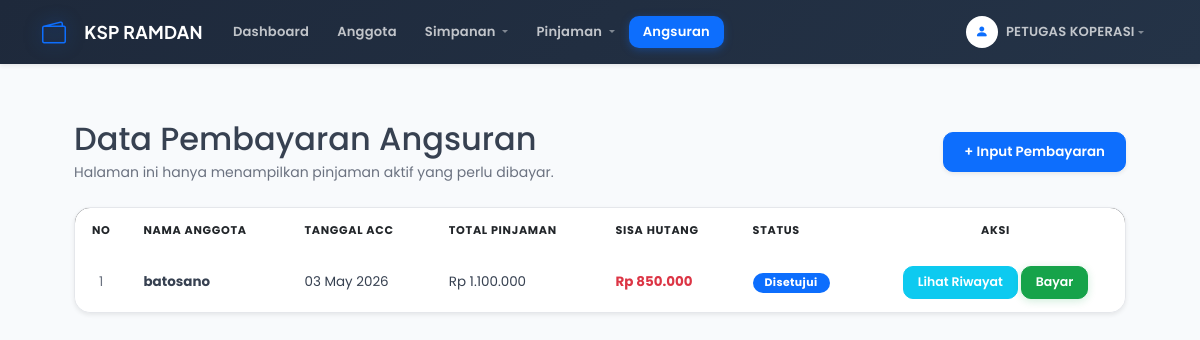
The page /data_angsuran.php (signed in) on the database its author committed.
### tables this page shows
CREATE TABLE `tb_pinjaman_ramdan` (
  `id_pinjaman` int(11) NOT NULL,
  `id_anggota` int(11) NOT NULL,
  `jumlah_pinjaman` decimal(15,2) NOT NULL,
  `bunga` decimal(5,2) NOT NULL,
  `lama_pinjaman` int(11) NOT NULL,
  `total_pinjaman` decimal(15,2) NOT NULL,
  `sisa_pinjaman` int(11) DEFAULT NULL,
  `status_pinjaman` enum('Diajukan','Disetujui','Lunas') DEFAULT 'Diajukan',
  `tanggal_pinjaman` date NOT NULL
);

CREATE TABLE `tb_anggota_ramdan` (
  `id_anggota` int(11) NOT NULL,
  `nama` varchar(100) NOT NULL,
  `alamat` text DEFAULT NULL,
  `no_hp` varchar(20) DEFAULT NULL,
  `tanggal_daftar` date NOT NULL
);

### functions.php (called while the page is built, shortened)
<?php
function rupiah($angka) {
    return "Rp " . number_format($angka, 0, ',', '.');
}
?>

### data_angsuran.php (the view, shortened to what this page needs)
<?php
include 'koneksi.php';
include 'header.php';
?>
<div class="content">
    <div class="d-flex justify-content-between align-items-center mb-4">
        <div>
            <h2 class="mb-1">Data Pembayaran Angsuran</h2>
            <p class="text-muted small mb-0">Halaman ini hanya menampilkan pinjaman aktif yang perlu dibayar.</p>
        </div>
        <?php if ($_SESSION['role'] != 'Anggota'): ?>
            <a href="tambah_angsuran.php" class="btn btn-primary shadow-sm">+ Input Pembayaran</a>
        <?php endif; ?>
    </div>
    <div class="card shadow-sm border-0">
        <div class="card-body p-0">
            <div class="table-responsive">
                <table class="table table-hover align-middle mb-0">
                    <thead class="bg-dark text-white">
                        <tr>
                            <th width="5%" class="text-center py-3">No</th>
                            <th class="py-3">Nama Anggota</th>
                            <th class="py-3">Tanggal ACC</th>
                            <th class="py-3">Total Pinjaman</th>
                            <th class="py-3">Sisa Hutang</th>
                            <th class="py-3">Status</th>
                            <th class="text-center py-3">Aksi</th>
                        </tr>
                    </thead>
                    <tbody>
                        <?php
                        $no = 1;
                        $query = mysqli_query($koneksi, "SELECT p.*, a.nama
                                                         FROM tb_pinjaman_ramdan p
                                                         JOIN tb_anggota_ramdan a ON p.id_anggota = a.id_anggota
                                                         WHERE p.status_pinjaman NOT IN ('Diajukan', 'Ditolak', 'Lunas')
                                                         ORDER BY p.sisa_pinjaman DESC, p.id_pinjaman DESC");
                        while ($data = mysqli_fetch_assoc($query)) {
                            $status = $data['status_pinjaman'];
                            $badge_class = 'bg-primary';
                        ?>
                        <tr>
                            <td class="text-center text-muted"><?php echo $no++; ?></td>
                            <td class="fw-bold"><?php echo htmlspecialchars($data['nama']); ?></td>
                            <td><?php echo date('d M Y', strtotime($data['tanggal_pinjaman'])); ?></td>
                            <td><?php echo rupiah($data['total_pinjaman']); ?></td>
                            <td class="fw-bold text-danger"><?php echo rupiah($data['sisa_pinjaman']); ?></td>
                            <td><span class="badge <?php echo $badge_class; ?>"><?php echo $status; ?></span></td>
                            <td class="text-center">
                                <div class="btn-group gap-1">
                                    <a href="riwayat_angsuran.php?id=<?php echo $data['id_pinjaman']; ?>" class="btn btn-info btn-sm text-white">Lihat Riwayat</a>
                                    <?php if($_SESSION['role'] != 'Anggota'): ?>
                                        <a href="tambah_angsuran.php?id=<?php echo $data['id_pinjaman']; ?>" class="btn btn-success btn-sm">Bayar</a>
                                    <?php endif; ?>
                                </div>
                            </td>
                        </tr>
                        <?php } ?>
                    </tbody>
                </table>
            </div>
        </div>
    </div>
</div>
<?php include 'footer.php'; ?>

### style.css (style rules this page uses)
:root { --ksp-primary: #0d6efd; --ksp-primary-hover: #0859d6; --ksp-primary-soft: rgba(13, 110, 253, 0.08); --ksp-primary-glow: 0 0 0 4px rgba(13, 110, 253, 0.14); --ksp-dark: #1e293b; --ksp-dark-2: #334155; --ksp-text: #374151; --ksp-muted: #6b7280; --ksp-border: #e5e7eb; --ksp-border-soft: #f0f2f5; --ksp-bg: #f4f7fb; --ksp-surface: #ffffff; --ksp-surface-2: #f8fafc; --ksp-glass: rgba(255, 255, 255, 0.85); --ksp-success: #16a34a; --ksp-success-soft: rgba(22, 163, 74, 0.1); --ksp-warning: #d97706; --ksp-warning-soft: rgba(217, 119, 6, 0.1); --ksp-danger: #dc2626; --ksp-danger-soft: rgba(220, 38, 38, 0.1); --ksp-info: #0891b2; --ksp-info-soft: rgba(8, 145, 178, 0.1); --shadow-xs: 0 1px 2px rgba(0, 0, 0, 0.05); --shadow-sm: 0 2px 8px rgba(0, 0, 0, 0.06), 0 1px 3px rgba(0, 0, 0, 0.04); --shadow-md: 0 4px 16px rgba(0, 0, 0, 0.08), 0 2px 6px rgba(0, 0, 0, 0.04); --shadow-lg: 0 10px 30px rgba(0, 0, 0, 0.1), 0 4px 12px rgba(0, 0, 0, 0.05); --shadow-glow: 0 0 24px rgba(13, 110, 253, 0.18); --radius-sm: 6px; --radius-md: 10px; --radius-lg: 16px; --radius-xl: 20px; --radius-pill: 999px; --ease-out: cubic-bezier(0.22, 1, 0.36, 1); --ease-in: cubic-bezier(0.55, 0, 1, 0.45); --ease-inout: cubic-bezier(0.65, 0, 0.35, 1); --duration: 0.28s; }
*, *::before, *::after { box-sizing: border-box; }
html { scroll-behavior: smooth; }
body { font-family: 'Poppins', 'Plus Jakarta Sans', sans-serif; background-color: var(--ksp-bg); color: var(--ksp-text); -webkit-font-smoothing: antialiased; -moz-osx-font-smoothing: grayscale; min-height: 100vh; overflow-x: hidden; }
.content { padding: 28px 24px 60px; max-width: 1400px; margin: 0 auto; min-height: calc(100vh - 72px); animation: contentFadeIn 0.4s var(--ease-out) both; }
.card { background: var(--ksp-surface); border: 1px solid var(--ksp-border) !important; border-radius: var(--radius-lg) !important; box-shadow: var(--shadow-sm); transition: transform var(--duration) var(--ease-out), box-shadow var(--duration) var(--ease-out), border-color var(--duration) ease; overflow: hidden; }
.card-body { padding: 20px; }
.table-responsive { border-radius: 0 0 var(--radius-lg) var(--radius-lg); overflow: hidden; }
.table { margin-bottom: 0; font-size: 0.84rem; border-collapse: separate; border-spacing: 0; }
.table thead th, .table-ksp-head th { font-size: 0.7rem !important; font-weight: 700 !important; text-transform: uppercase; letter-spacing: 0.7px; padding: 14px 16px !important; border-bottom: none !important; white-space: nowrap; }
.table td { padding: 13px 16px; vertical-align: middle; border-bottom: 1px solid var(--ksp-border-soft); color: var(--ksp-text); transition: background var(--duration) ease; }
.table-hover tbody tr { transition: background var(--duration) ease; }
.table tbody tr:last-child td { border-bottom: none; }
.badge, [class*="badge-status"] { font-size: 0.68rem; font-weight: 700; letter-spacing: 0.4px; padding: 5px 12px; border-radius: var(--radius-pill); display: inline-flex; align-items: center; gap: 5px; }
.bg-primary { background: var(--ksp-primary) !important; }
.btn { font-weight: 600; font-size: 0.84rem; border-radius: var(--radius-md) !important; padding: 9px 20px; transition: all var(--duration) var(--ease-out) !important; display: inline-flex; align-items: center; gap: 7px; white-space: nowrap; position: relative; overflow: hidden; }
.btn::after { content: ''; position: absolute; inset: 0; background: rgba(255,255,255,0); transition: background 0.2s ease; border-radius: inherit; }
.btn-primary { background: var(--ksp-primary) !important; border-color: var(--ksp-primary) !important; color: #fff !important; box-shadow: 0 2px 8px rgba(13,110,253,0.25); }
.btn-success { background: var(--ksp-success) !important; border-color: var(--ksp-success) !important; color: #fff !important; box-shadow: 0 2px 8px rgba(22,163,74,0.2); }
.btn-sm { padding: 6px 14px; font-size: 0.78rem; }
.text-muted { color: var(--ksp-muted) !important; }
@media (min-width: 1200px) { .content { padding: 32px 32px 80px; } }

### header.php (style rules this page uses)
body { font-family: 'Poppins', sans-serif; background-color: #f8fafc; }

### rows shown on the page
tb_pinjaman_ramdan: id_anggota.nama "batosano", tanggal_pinjaman "03 May 2026", total_pinjaman "Rp 1.100.000", sisa_pinjaman "Rp 850.000", status_pinjaman "Disetujui"

### other values the page prints
$nama_user "PETUGAS KOPERASI"
